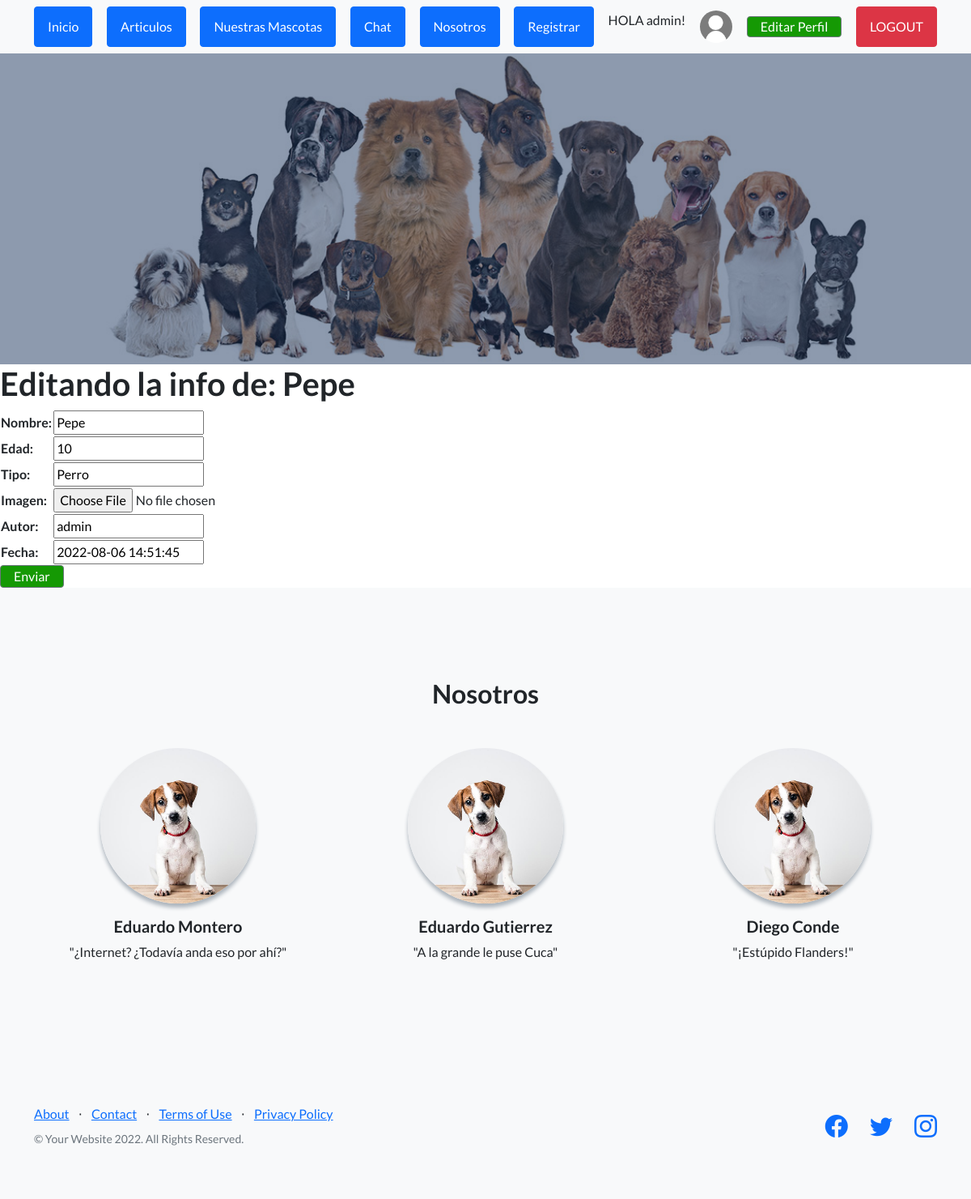
/editarmascota/Pepe (signed in), run on an earlier commit of the app's database.
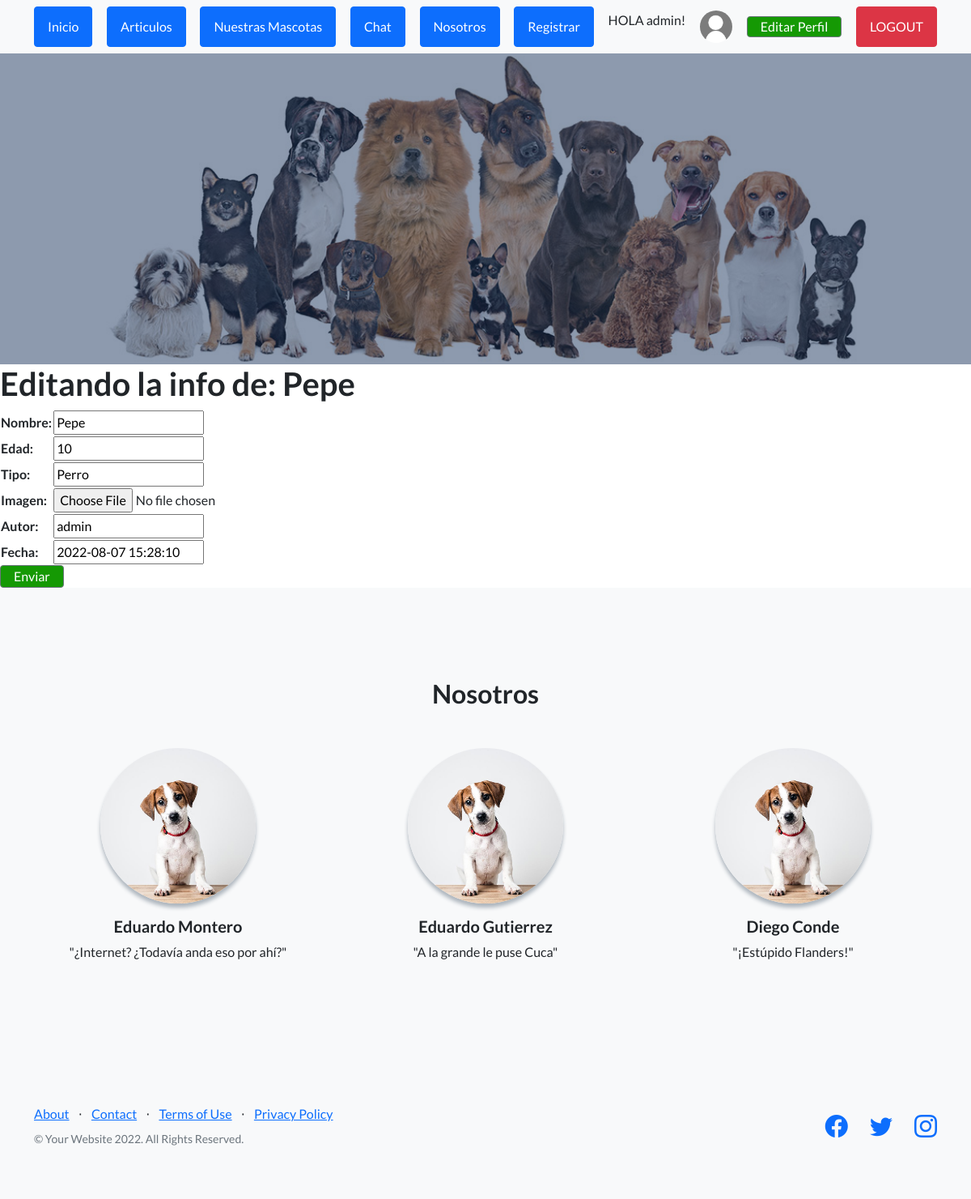
And on a later commit of the database.
### App/models.py (models this page shows, shortened)
class Mascota(models.Model):
    nombre = models.CharField(max_length=50)
    edad = models.IntegerField()
    tipo = models.CharField(max_length=50) #perro, gato, etc.
    autor = models.CharField(max_length=40,null=True)
    fecha = models.DateTimeField(null=True)
    imagen = models.ImageField(upload_to = "mascotas", null=True, blank=True)

### App/views.py (the view)
# urls.py: path('editarmascota/<nombre_mascota>', editarmascota, name='editarmascota'),
@login_required
def editarmascota(request,nombre_mascota):
    avatar = imagenAvatar(Avatar.objects.filter(user=request.user.id))
    autor = request.user.username
    fecha = datetime.now().strftime("%Y-%m-%d %H:%M:%S")
    mascotas= Mascota.objects.get(nombre=nombre_mascota)
    if request.method == "POST":
        form = MascotaFormulario(request.POST, request.FILES)
        if form.is_valid():
            info = form.cleaned_data
            mascotas.nombre = info['nombre']
            mascotas.edad= info["edad"]
            mascotas.tipo= info["tipo"]
            mascotas.autor= info["autor"]
            mascotas.fecha= fecha
            mascotas.imagen = info['imagen']
            mascotas.save()
            mascotas= Mascota.objects.all().order_by('id').reverse()
            contexto={'avatar':avatar,"mascotas":mascotas}
            return render(request, "App/nuestrasmascotas.html",contexto)
    else:
        form= MascotaFormulario(initial={"nombre":mascotas.nombre, "edad":mascotas.edad, "tipo":mascotas.tipo, "autor":mascotas.autor, "fecha":mascotas.fecha})
    return render(request, "App/editarmascota.html",{'avatar':avatar,"formulario":form, "nombre_mascota":nombre_mascota})

### App/forms.py
class MascotaFormulario(forms.Form):
    nombre = forms.CharField()
    edad = forms.IntegerField()
    tipo = forms.CharField()
    imagen = forms.ImageField()
    autor = forms.CharField(max_length=60)
    fecha = forms.DateTimeField()

### App/views.py (called while the page is built)
def imagenAvatar(a,**kwargs):
    avatares = a
    if avatares:
        return (avatares[0].imagen.url)
    else:
        no_avatar = '/avatares/default.jpg'
        return (no_avatar)

### App/templates/App/editarmascota.html (shortened to what this page needs)
{% extends "App/padre.html" %}
{% load static %}
{% block cambia %}
<h1>Editando la info de: {{ nombre_mascota }}</h1>
    <form action="{% url 'editarmascota' nombre_mascota %}" method="POST" enctype="multipart/form-data"> {% csrf_token %}
        <table>
            {{ formulario.as_table }}
        </table>
            <input class="btn btn-crud-agregar" type="submit" value="Enviar">
    </form>
{% endblock %}

What changed in the data, as far as the page shows it:
changed Mascota "Pepe": fecha "2022-08-06 14:51:45" → "2022-08-07 15:28:10"
